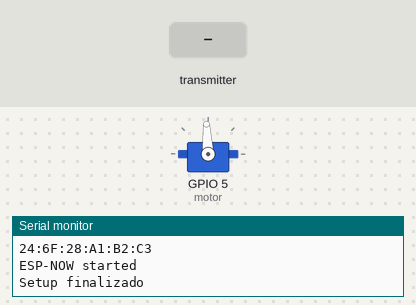
A sketch run on a simulated ESP32. Parts: servo, the last lines printed to the serial monitor. The inputs (shaded band) are chosen by the test bench.

Above: at 1.5 s.
1.6 s: the transmitter starts sending velocidad = 0
At 2.8 s:
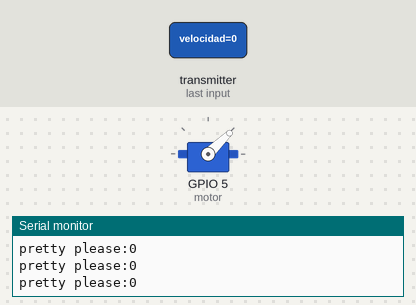
3.1 s: the transmitter starts sending velocidad = 1024
At 4.1 s:
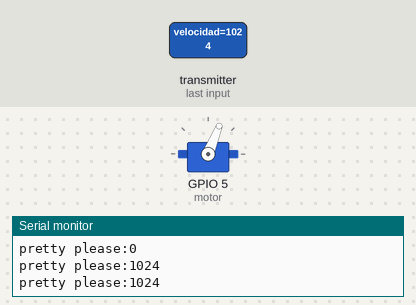
4.6 s: the transmitter starts sending velocidad = 4095
At 5.2 s:
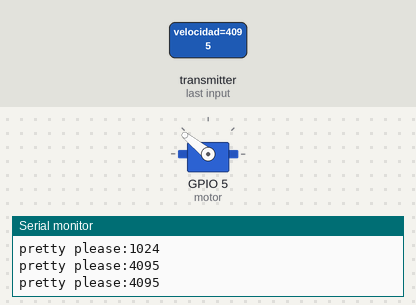
6.1 s: the transmitter starts sending velocidad = 2048
At 7.5 s:
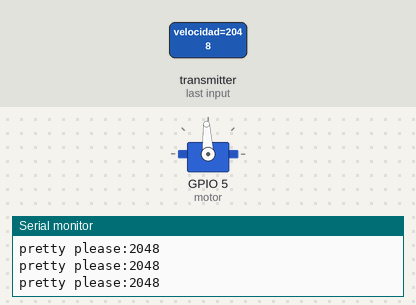
Timing chart, 0 to 8.6 s (numbered marks = the images above; inputs shaded):
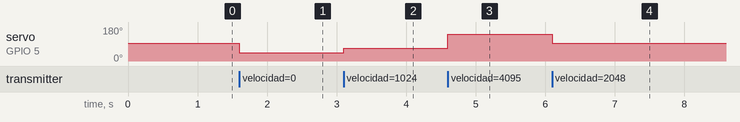

Measured:
- after the input at 1.6 s, servo on GPIO 5 (motor): 93° → 44° at once
- after the input at 3.1 s, servo on GPIO 5 (motor): 44° → 68° at once
- after the input at 4.6 s, servo on GPIO 5 (motor): 68° → 141° at once
- after the input at 6.1 s, servo on GPIO 5 (motor): 141° → 93° at once

The sketch:

Receptor.ino
```cpp
#include <esp_now.h>
#include <WiFi.h>
#include <ESP32Servo.h>
#include <stdlib.h> // Required for itoa

// RECEPTOR


Servo motor;


uint8_t peerMacAddress[] = {0xE0, 0x5A, 0x1B, 0x77, 0x1A, 0xCC};

// Definición mac Esp
// Este comando está escrito en esta notacion poque son bits hexadecimales, no binarios,


typedef struct{
  int velocidad;
} Data;
Data data;


//hhhh

// Esta función es lo que se conoce como callback, algo parecido a lo que vimos del watchdog en automatica
// Basicamente es una función que se declara y se ejecuta cuando pasa x cosa
void onDataReceived(const esp_now_recv_info *info, const uint8_t *dataRcv, int len) {
  // Trigge de que se ha recibido datos
  // conversion uint8-t -> char* -> String -> int
  memcpy(&data,dataRcv,sizeof(data));
  Serial.println("pretty please:" + String(data.velocidad));
  int mensajeInt = data.velocidad;
  int motorSpeed;
// LOGICA COMUICACION ->

  if (mensajeInt > 2048) { // Movimiento hacia adelante
    motorSpeed = map(mensajeInt, 2048, 4095, 1500, 2000); // De 1500 a 2000
  } else if (mensajeInt <= 2048) { // Movimiento hacia atrás
    motorSpeed = map(mensajeInt, 2048, 0, 1500, 1000); // De 1500 a 1000
  } else { // Zona muerta (joystick en posición central)
    motorSpeed = 1500; // Neutral
  }

  motor.writeMicroseconds(motorSpeed); // Enviar señal PWM al ESC
  delay(20); // Pequeño retardo para estabilizar

// <-


}


void setup() {
  Serial.begin(115200);
  randomSeed(analogRead(0));
  motor.attach(5);
  motor.write(1500);
  WiFi.mode(WIFI_STA);
  delay(300);
  Serial.println(WiFi.macAddress());


  // Para sabe la Mac de la ESP, ejecuta este comando


  // La esp puede estar en varios modos basicamente puede ser un router o un intermediario
  // de cosas de tcp pero lo ponemos y te olvidas


  // se corre el comando y si no hay problemas se tira
  if (esp_now_init() != ESP_OK) {
    Serial.println("ESP-NOW initialization failed!");
    return;
  }
  else{
    Serial.println("ESP-NOW started");
  }

  // En este punto se declara el callback que se activará cuando se reciban mensajes
  // Es un metodo que encontré en la api peo debería funcionar
  esp_now_register_recv_cb(onDataReceived);

  // Estos son los parámetos que hay que determinar y solo se utiliza la mac el resto no se toca
  esp_now_peer_info_t peerInfo;
  // esto es una declaración de variable fancy xq es en hex y hay q hacerlo asi
  memcpy(peerInfo.peer_addr, peerMacAddress, 6);
  peerInfo.channel = 0;  // Use current channel
  peerInfo.encrypt = false;  // Disable encryption

  if (esp_now_add_peer(&peerInfo) != ESP_OK) {
    Serial.println("Failed to add peer");
    return;
  }
  Serial.println("Setup finalizado");
}

void loop() {
}
```
